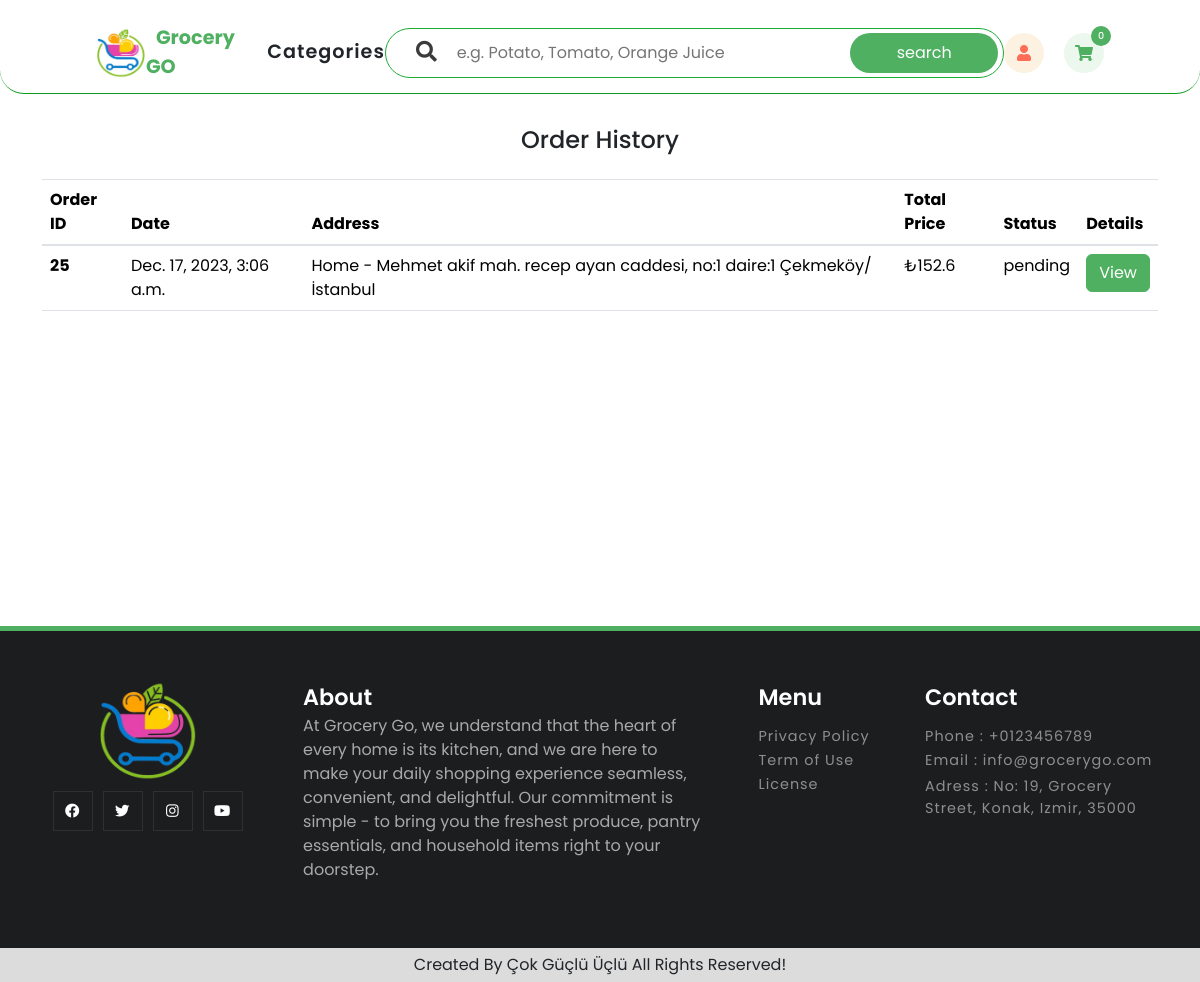
Before: /order/order-history/ (signed in) with the older database file.
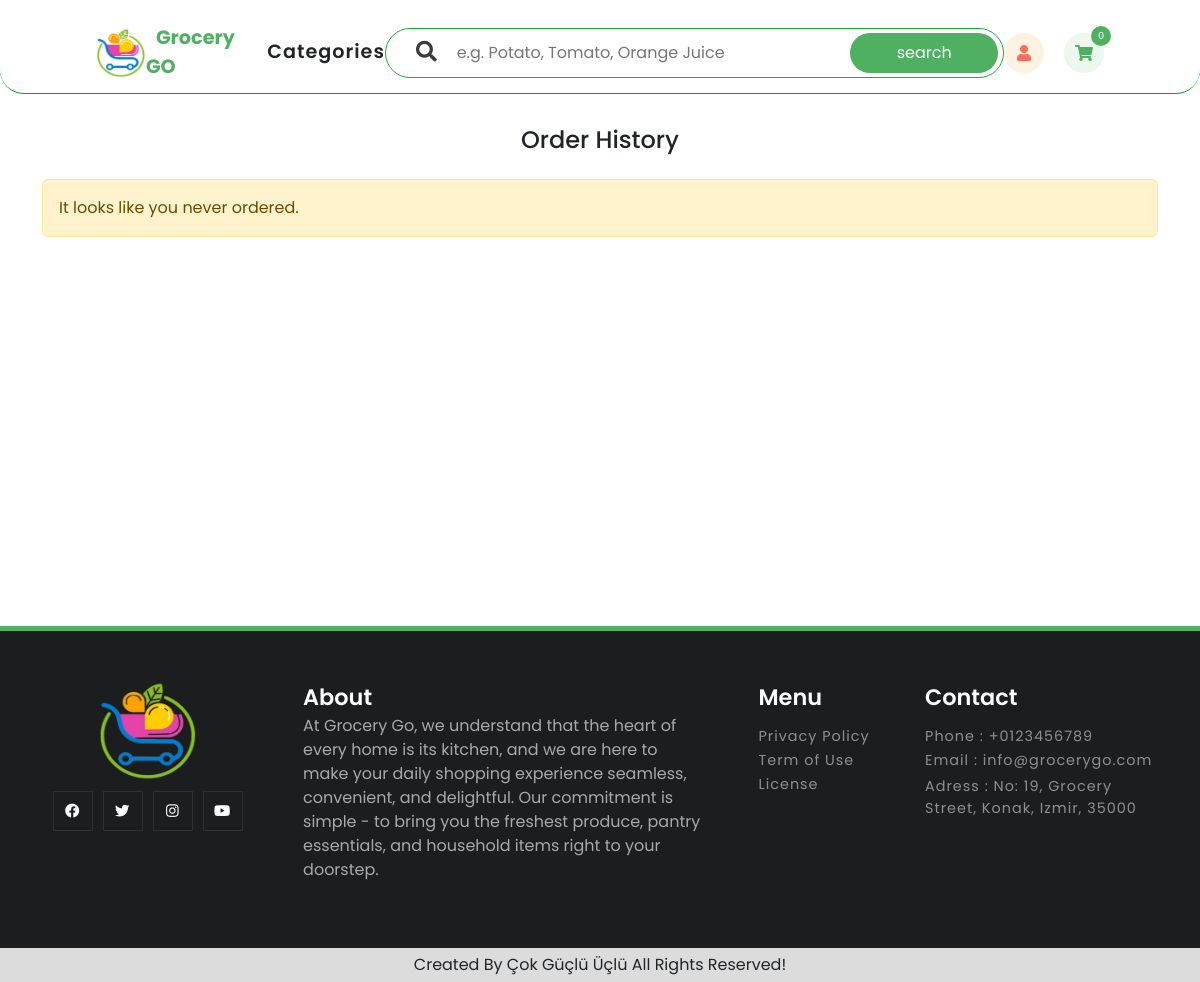
After: the same page with the newer database file.
### order/models.py (models this page shows, shortened)
class Order(models.Model):
    customer = models.ForeignKey('user.Customer', on_delete=models.CASCADE)
    status = models.CharField(max_length=100, default='pending')
    total_price = models.FloatField(null=False, blank=False)
    address = models.ForeignKey('user.Adress' , on_delete=models.CASCADE)
    date = models.DateTimeField(auto_now_add=True)

### user/models.py (models this page shows, shortened)
class Adress(models.Model):
    customer = models.ForeignKey(Customer, on_delete=models.CASCADE)
    title = models.CharField(max_length=20, null=False)
    full_adress = models.CharField(max_length=200)
    class Meta:
        unique_together = ('customer', 'title')

### order/views.py (the view)
# urls.py: path('order-history/', listOrders, name='order-history'),
def listOrders(request):
    customerToShow = Customer.objects.get(user=request.user)
    orders = Order.objects.filter(customer=customerToShow)
    context = {
        'orders': orders ,
    }
    return render(request, 'order/orderList.html', context)

### order/templates/order/orderList.html (shortened to what this page needs)
{% extends 'layout.html' %}
{% block additionalStyles %}
<link href="https://stackpath.bootstrapcdn.com/bootstrap/4.3.1/css/bootstrap.min.css" rel="stylesheet">
<link rel="stylesheet" href="https://stackpath.bootstrapcdn.com/font-awesome/4.7.0/css/font-awesome.min.css">
{% endblock %}
{% block content %}
<section class="ftco-section" style="min-height: 500px;">
    <div class="container">
        <div class="row">
            <div class="col-md-12">
                <h4 class="text-center mb-4">Order History</h4>
                {% if orders %}<div class="table-wrap">
                    <table class="table">
                    <thead class="thead-primary">
                        <tr>
                        <th>Order ID</th>
                        <th>Date</th>
                        <th>Address</th>
                        <th>Total Price</th>
                        <th>Status</th>
                        <th>Details</th>
                        </tr>
                    </thead>
                    <tbody>
                        {% for order in orders %}
                        <tr>
                            <th scope="row" class="scope" >{{order.id}}</th>
                            <td>{{order.date}}</td>
                            <td>{{order.address.title}} - {{order.address.full_adress}}</td>
                            <td>&#8378;{{order.total_price}}</td>
                            <td>{{order.status }}</td>
                            <td id="viewBtn"><a href="{% url 'order:order-detail' order_id=order.id %}" class="btn btn-primary" >View</a></td>
                        </tr>
                        {% endfor %}
                    </tbody>
                    </table>
                </div>
                {% else  %}
                <div class="alert alert-warning">It looks like you never ordered.</div>
                {% endif %}
            </div>
        </div>
    </div>
</section>
{% endblock %}

Changed rows visible on the page:
removed Order: id "25", date "Dec. 17, 2023, 3:06 a.m.", address "Home", address.full_adress "Mehmet akif mah. recep ayan caddesi, no:1 daire:1 Çekmeköy/İstanbul", total_price "152.6", status "pending"
Other visible differences:
text no longer shown: "Order ID Date Address Total Price Status Details"
text now shown: "It looks like you never ordered."
